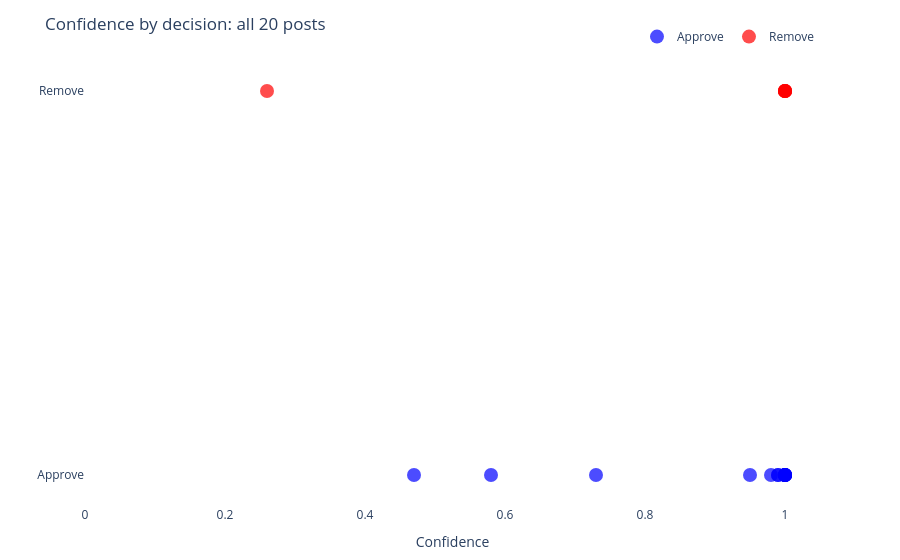

Write notebook code for a chart like this one.
### Markdown cell above
## 11. Confidence by decision

Each post as a point, grouped by decision. Shows how confident Jev was across the three options.

### Code cell
fig4 = go.Figure()

colors = {"Approve": "blue", "Flag": "orange", "Remove": "red"}

for decision, color in colors.items():
    subset = results_df[results_df["decision"] == decision]
    if subset.empty:
        continue
    fig4.add_trace(go.Scatter(
        x=subset["confidence"],
        y=subset["decision"],
        mode="markers",
        name=decision,
        marker=dict(color=color, size=14, opacity=0.7),
        text=subset["id"] + "<br>" + subset["band"],
        hoverinfo="text+x",
    ))

fig4.update_layout(
    title="Confidence by decision: all 20 posts",
    xaxis_title="Confidence",
    xaxis=dict(range=[0, 1.05]),
    yaxis_title="",
    plot_bgcolor="white",
    paper_bgcolor="white",
    font=dict(size=12),
    margin=dict(t=60, b=40),
    legend=dict(orientation="h", yanchor="bottom", y=1.02, xanchor="right", x=1),
)
fig4.show()

### Figure 1 — Plotly figure (JSON) as saved in the notebook; plotly's stock layout.template omitted (floating-point values rounded to 4 significant figures)
{"data": [{"hoverinfo": "text+x", "marker": {"color": "blue", "opacity": 0.7, "size": 14}, "mode": "markers", "name": "Approve", "text": ["P006<br>clear_acceptable", "P007<br>clear_acceptable", "P008<br>clear_acceptable", "P009<br>clear_acceptable", "P010<br>clear_acceptable", "P011<br>ambiguous", "P012<br>ambiguous", "P013<br>ambiguous", "P015<br>ambiguous", "P016<br>edge", "P017<br>edge", "P018<br>edge", "P019<br>edge", "P020<br>edge"], "type": "scatter", "x": [1.0, 1.0, 1.0, 1.0, 1.0, 0.99, 0.47, 1.0, 0.98, 0.95, 1.0, 0.58, 0.73, 0.99], "y": ["Approve", "Approve", "Approve", "Approve", "Approve", "Approve", "Approve", "Approve", "Approve", "Approve", "Approve", "Approve", "Approve", "Approve"]}, {"hoverinfo": "text+x", "marker": {"color": "red", "opacity": 0.7, "size": 14}, "mode": "markers", "name": "Remove", "text": ["P001<br>clear_violation", "P002<br>clear_violation", "P003<br>clear_violation", "P004<br>clear_violation", "P005<br>clear_violation", "P014<br>ambiguous"], "type": "scatter", "x": [1.0, 1.0, 1.0, 1.0, 1.0, 0.26], "y": ["Remove", "Remove", "Remove", "Remove", "Remove", "Remove"]}], "layout": {"font": {"size": 12}, "legend": {"orientation": "h", "x": 1, "xanchor": "right", "y": 1.02, "yanchor": "bottom"}, "margin": {"b": 40, "t": 60}, "paper_bgcolor": "white", "plot_bgcolor": "white", "title": {"text": "Confidence by decision: all 20 posts"}, "xaxis": {"range": [0, 1.05], "title": {"text": "Confidence"}}, "yaxis": {"title": {"text": ""}}}}
